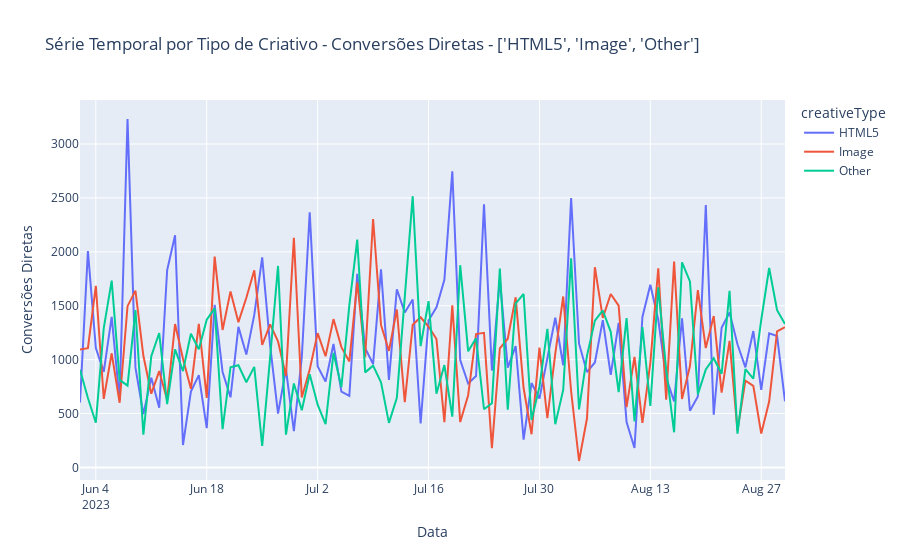

Here is the notebook cell this chart was saved with:
### Code cell
tipo = "Conversões Diretas"
criativos = df_group2["creativeType"].unique().tolist()

fig = px.line(df_group2, 
              x='date', 
              y='clickThroughConversions', 
              color='creativeType', 
              hover_name="dia_semana",
              title=f"Série Temporal por Tipo de Criativo - {tipo} - {criativos}")

fig.update_xaxes(title_text='Data')
fig.update_yaxes(title_text=tipo)

fig.show()

### Figure 1 — Plotly figure (JSON) as saved in the notebook; plotly's stock layout.template omitted (floating-point values rounded to 4 significant figures)
{"data": [{"hovertemplate": "<b>%{hovertext}</b><br><br>creativeType=HTML5<br>date=%{x}<br>clickThroughConversions=%{y}<extra></extra>", "hovertext": ["Sexta", "Sábado", "Domingo", "Segunda", "Terça", "Quarta", "Quinta", "Sexta", "Sábado", "Domingo", "Segunda", "Terça", "Quarta", "Quinta", "Sexta", "Sábado", "Domingo", "Segunda", "Terça", "Quarta", "Quinta", "Sexta", "Sábado", "Domingo", "Segunda", "Terça", "Quarta", "Quinta", "Sexta", "Sábado", "Domingo", "Segunda", "Terça", "Quarta", "Quinta", "Sexta", "Sábado", "Domingo", "Segunda", "Terça", "Quarta", "Quinta", "Sexta", "Sábado", "Domingo", "Segunda", "Terça", "Quarta", "Quinta", "Sexta", "Sábado", "Domingo", "Segunda", "Terça", "Quarta", "Quinta", "Sexta", "Sábado", "Domingo", "Segunda", "Terça", "Quarta", "Quinta", "Sexta", "Sábado", "Domingo", "Segunda", "Terça", "Quarta", "Quinta", "Sexta", "Sábado", "Domingo", "Segunda", "Terça", "Quarta", "Quinta", "Sexta", "Sábado", "Domingo", "Segunda", "Terça", "Quarta", "Quinta", "Sexta", "Sábado", "Domingo", "Segunda", "Terça", "Quarta"], "legendgroup": "HTML5", "line": {"color": "#636efa", "dash": "solid"}, "marker": {"symbol": "circle"}, "mode": "lines", "name": "HTML5", "orientation": "v", "showlegend": true, "type": "scatter", "x": ["2023-06-02T00:00:00", "2023-06-03T00:00:00", "2023-06-04T00:00:00", "2023-06-05T00:00:00", "2023-06-06T00:00:00", "2023-06-07T00:00:00", "2023-06-08T00:00:00", "2023-06-09T00:00:00", "2023-06-10T00:00:00", "2023-06-11T00:00:00", "2023-06-12T00:00:00", "2023-06-13T00:00:00", "2023-06-14T00:00:00", "2023-06-15T00:00:00", "2023-06-16T00:00:00", "2023-06-17T00:00:00", "2023-06-18T00:00:00", "2023-06-19T00:00:00", "2023-06-20T00:00:00", "2023-06-21T00:00:00", "2023-06-22T00:00:00", "2023-06-23T00:00:00", "2023-06-24T00:00:00", "2023-06-25T00:00:00", "2023-06-26T00:00:00", "2023-06-27T00:00:00", "2023-06-28T00:00:00", "2023-06-29T00:00:00", "2023-06-30T00:00:00", "2023-07-01T00:00:00", "2023-07-02T00:00:00", "2023-07-03T00:00:00", "2023-07-04T00:00:00", "2023-07-05T00:00:00", "2023-07-06T00:00:00", "2023-07-07T00:00:00", "2023-07-08T00:00:00", "2023-07-09T00:00:00", "2023-07-10T00:00:00", "2023-07-11T00:00:00", "2023-07-12T00:00:00", "2023-07-13T00:00:00", "2023-07-14T00:00:00", "2023-07-15T00:00:00", "2023-07-16T00:00:00", "2023-07-17T00:00:00", "2023-07-18T00:00:00", "2023-07-19T00:00:00", "2023-07-20T00:00:00", "2023-07-21T00:00:00", "2023-07-22T00:00:00", "2023-07-23T00:00:00", "2023-07-24T00:00:00", "2023-07-25T00:00:00", "2023-07-26T00:00:00", "2023-07-27T00:00:00", "2023-07-28T00:00:00", "2023-07-29T00:00:00", "2023-07-30T00:00:00", "2023-07-31T00:00:00", "2023-08-01T00:00:00", "2023-08-02T00:00:00", "2023-08-03T00:00:00", "2023-08-04T00:00:00", "2023-08-05T00:00:00", "2023-08-06T00:00:00", "2023-08-07T00:00:00", "2023-08-08T00:00:00", "2023-08-09T00:00:00", "2023-08-10T00:00:00", "2023-08-11T00:00:00", "2023-08-12T00:00:00", "2023-08-13T00:00:00", "2023-08-14T00:00:00", "2023-08-15T00:00:00", "2023-08-16T00:00:00", "2023-08-17T00:00:00", "2023-08-18T00:00:00", "2023-08-19T00:00:00", "2023-08-20T00:00:00", "2023-08-21T00:00:00", "2023-08-22T00:00:00", "2023-08-23T00:00:00", "2023-08-24T00:00:00", "2023-08-25T00:00:00", "2023-08-26T00:00:00", "2023-08-27T00:00:00", "2023-08-28T00:00:00", "2023-08-29T00:00:00", "2023-08-30T00:00:00"], "xaxis": "x", "y": [603, 2008, 1107, 887, 1396, 623, 3232, 926, 495, 832, 554, 1828, 2153, 208, 704, 856, 364, 1509, 886, 651, 1304, 1047, 1415, 1949, 1132, 499, 911, 337, 1022, 2367, 940, 796, 1145, 703, 664, 1796, 1106, 959, 1838, 812, 1653, 1437, 1557, 408, 1363, 1485, 1740, 2746, 997, 779, 848, 2440, 899, 1750, 926, 1125, 258, 783, 639, 1010, 1389, 948, 2498, 1148, 885, 974, 1366, 859, 1342, 422, 181, 1396, 1694, 1370, 834, 612, 1384, 526, 658, 2434, 489, 1296, 1437, 1142, 929, 1265, 720, 1245, 1220, 614], "yaxis": "y"}, {"hovertemplate": "<b>%{hovertext}</b><br><br>creativeType=Image<br>date=%{x}<br>clickThroughConversions=%{y}<extra></extra>", "hovertext": ["Sexta", "Sábado", "Domingo", "Segunda", "Terça", "Quarta", "Quinta", "Sexta", "Sábado", "Domingo", "Segunda", "Terça", "Quarta", "Quinta", "Sexta", "Sábado", "Domingo", "Segunda", "Terça", "Quarta", "Quinta", "Sexta", "Sábado", "Domingo", "Segunda", "Terça", "Quarta", "Quinta", "Sexta", "Sábado", "Domingo", "Segunda", "Terça", "Quarta", "Quinta", "Sexta", "Sábado", "Domingo", "Segunda", "Terça", "Quarta", "Quinta", "Sexta", "Sábado", "Domingo", "Segunda", "Terça", "Quarta", "Quinta", "Sexta", "Sábado", "Domingo", "Segunda", "Terça", "Quarta", "Quinta", "Sexta", "Sábado", "Domingo", "Segunda", "Terça", "Quarta", "Quinta", "Sexta", "Sábado", "Domingo", "Segunda", "Terça", "Quarta", "Quinta", "Sexta", "Sábado", "Domingo", "Segunda", "Terça", "Quarta", "Quinta", "Sexta", "Sábado", "Domingo", "Segunda", "Terça", "Quarta", "Quinta", "Sexta", "Sábado", "Domingo", "Segunda", "Terça", "Quarta"], "legendgroup": "Image", "line": {"color": "#EF553B", "dash": "solid"}, "marker": {"symbol": "circle"}, "mode": "lines", "name": "Image", "orientation": "v", "showlegend": true, "type": "scatter", "x": ["2023-06-02T00:00:00", "2023-06-03T00:00:00", "2023-06-04T00:00:00", "2023-06-05T00:00:00", "2023-06-06T00:00:00", "2023-06-07T00:00:00", "2023-06-08T00:00:00", "2023-06-09T00:00:00", "2023-06-10T00:00:00", "2023-06-11T00:00:00", "2023-06-12T00:00:00", "2023-06-13T00:00:00", "2023-06-14T00:00:00", "2023-06-15T00:00:00", "2023-06-16T00:00:00", "2023-06-17T00:00:00", "2023-06-18T00:00:00", "2023-06-19T00:00:00", "2023-06-20T00:00:00", "2023-06-21T00:00:00", "2023-06-22T00:00:00", "2023-06-23T00:00:00", "2023-06-24T00:00:00", "2023-06-25T00:00:00", "2023-06-26T00:00:00", "2023-06-27T00:00:00", "2023-06-28T00:00:00", "2023-06-29T00:00:00", "2023-06-30T00:00:00", "2023-07-01T00:00:00", "2023-07-02T00:00:00", "2023-07-03T00:00:00", "2023-07-04T00:00:00", "2023-07-05T00:00:00", "2023-07-06T00:00:00", "2023-07-07T00:00:00", "2023-07-08T00:00:00", "2023-07-09T00:00:00", "2023-07-10T00:00:00", "2023-07-11T00:00:00", "2023-07-12T00:00:00", "2023-07-13T00:00:00", "2023-07-14T00:00:00", "2023-07-15T00:00:00", "2023-07-16T00:00:00", "2023-07-17T00:00:00", "2023-07-18T00:00:00", "2023-07-19T00:00:00", "2023-07-20T00:00:00", "2023-07-21T00:00:00", "2023-07-22T00:00:00", "2023-07-23T00:00:00", "2023-07-24T00:00:00", "2023-07-25T00:00:00", "2023-07-26T00:00:00", "2023-07-27T00:00:00", "2023-07-28T00:00:00", "2023-07-29T00:00:00", "2023-07-30T00:00:00", "2023-07-31T00:00:00", "2023-08-01T00:00:00", "2023-08-02T00:00:00", "2023-08-03T00:00:00", "2023-08-04T00:00:00", "2023-08-05T00:00:00", "2023-08-06T00:00:00", "2023-08-07T00:00:00", "2023-08-08T00:00:00", "2023-08-09T00:00:00", "2023-08-10T00:00:00", "2023-08-11T00:00:00", "2023-08-12T00:00:00", "2023-08-13T00:00:00", "2023-08-14T00:00:00", "2023-08-15T00:00:00", "2023-08-16T00:00:00", "2023-08-17T00:00:00", "2023-08-18T00:00:00", "2023-08-19T00:00:00", "2023-08-20T00:00:00", "2023-08-21T00:00:00", "2023-08-22T00:00:00", "2023-08-23T00:00:00", "2023-08-24T00:00:00", "2023-08-25T00:00:00", "2023-08-26T00:00:00", "2023-08-27T00:00:00", "2023-08-28T00:00:00", "2023-08-29T00:00:00", "2023-08-30T00:00:00"], "xaxis": "x", "y": [1095, 1106, 1685, 636, 1059, 600, 1496, 1640, 1036, 684, 894, 629, 1330, 1008, 729, 1331, 645, 1955, 1275, 1633, 1348, 1574, 1829, 1136, 1327, 1169, 849, 2130, 649, 909, 1246, 1032, 1376, 1116, 983, 1716, 1022, 2305, 1322, 1081, 1465, 605, 1323, 1393, 1307, 1191, 421, 1503, 421, 670, 1237, 1249, 179, 1104, 1194, 1579, 737, 308, 1112, 458, 1057, 1586, 707, 60, 454, 1857, 1387, 1609, 1501, 559, 1026, 413, 971, 1848, 628, 1910, 636, 940, 1645, 1107, 1404, 694, 1175, 342, 805, 756, 314, 611, 1263, 1302], "yaxis": "y"}, {"hovertemplate": "<b>%{hovertext}</b><br><br>creativeType=Other<br>date=%{x}<br>clickThroughConversions=%{y}<extra></extra>", "hovertext": ["Sexta", "Sábado", "Domingo", "Segunda", "Terça", "Quarta", "Quinta", "Sexta", "Sábado", "Domingo", "Segunda", "Terça", "Quarta", "Quinta", "Sexta", "Sábado", "Domingo", "Segunda", "Terça", "Quarta", "Quinta", "Sexta", "Sábado", "Domingo", "Segunda", "Terça", "Quarta", "Quinta", "Sexta", "Sábado", "Domingo", "Segunda", "Terça", "Quarta", "Quinta", "Sexta", "Sábado", "Domingo", "Segunda", "Terça", "Quarta", "Quinta", "Sexta", "Sábado", "Domingo", "Segunda", "Terça", "Quarta", "Quinta", "Sexta", "Sábado", "Domingo", "Segunda", "Terça", "Quarta", "Quinta", "Sexta", "Sábado", "Domingo", "Segunda", "Terça", "Quarta", "Quinta", "Sexta", "Sábado", "Domingo", "Segunda", "Terça", "Quarta", "Quinta", "Sexta", "Sábado", "Domingo", "Segunda", "Terça", "Quarta", "Quinta", "Sexta", "Sábado", "Domingo", "Segunda", "Terça", "Quarta", "Quinta", "Sexta", "Sábado", "Domingo", "Segunda", "Terça", "Quarta"], "legendgroup": "Other", "line": {"color": "#00cc96", "dash": "solid"}, "marker": {"symbol": "circle"}, "mode": "lines", "name": "Other", "orientation": "v", "showlegend": true, "type": "scatter", "x": ["2023-06-02T00:00:00", "2023-06-03T00:00:00", "2023-06-04T00:00:00", "2023-06-05T00:00:00", "2023-06-06T00:00:00", "2023-06-07T00:00:00", "2023-06-08T00:00:00", "2023-06-09T00:00:00", "2023-06-10T00:00:00", "2023-06-11T00:00:00", "2023-06-12T00:00:00", "2023-06-13T00:00:00", "2023-06-14T00:00:00", "2023-06-15T00:00:00", "2023-06-16T00:00:00", "2023-06-17T00:00:00", "2023-06-18T00:00:00", "2023-06-19T00:00:00", "2023-06-20T00:00:00", "2023-06-21T00:00:00", "2023-06-22T00:00:00", "2023-06-23T00:00:00", "2023-06-24T00:00:00", "2023-06-25T00:00:00", "2023-06-26T00:00:00", "2023-06-27T00:00:00", "2023-06-28T00:00:00", "2023-06-29T00:00:00", "2023-06-30T00:00:00", "2023-07-01T00:00:00", "2023-07-02T00:00:00", "2023-07-03T00:00:00", "2023-07-04T00:00:00", "2023-07-05T00:00:00", "2023-07-06T00:00:00", "2023-07-07T00:00:00", "2023-07-08T00:00:00", "2023-07-09T00:00:00", "2023-07-10T00:00:00", "2023-07-11T00:00:00", "2023-07-12T00:00:00", "2023-07-13T00:00:00", "2023-07-14T00:00:00", "2023-07-15T00:00:00", "2023-07-16T00:00:00", "2023-07-17T00:00:00", "2023-07-18T00:00:00", "2023-07-19T00:00:00", "2023-07-20T00:00:00", "2023-07-21T00:00:00", "2023-07-22T00:00:00", "2023-07-23T00:00:00", "2023-07-24T00:00:00", "2023-07-25T00:00:00", "2023-07-26T00:00:00", "2023-07-27T00:00:00", "2023-07-28T00:00:00", "2023-07-29T00:00:00", "2023-07-30T00:00:00", "2023-07-31T00:00:00", "2023-08-01T00:00:00", "2023-08-02T00:00:00", "2023-08-03T00:00:00", "2023-08-04T00:00:00", "2023-08-05T00:00:00", "2023-08-06T00:00:00", "2023-08-07T00:00:00", "2023-08-08T00:00:00", "2023-08-09T00:00:00", "2023-08-10T00:00:00", "2023-08-11T00:00:00", "2023-08-12T00:00:00", "2023-08-13T00:00:00", "2023-08-14T00:00:00", "2023-08-15T00:00:00", "2023-08-16T00:00:00", "2023-08-17T00:00:00", "2023-08-18T00:00:00", "2023-08-19T00:00:00", "2023-08-20T00:00:00", "2023-08-21T00:00:00", "2023-08-22T00:00:00", "2023-08-23T00:00:00", "2023-08-24T00:00:00", "2023-08-25T00:00:00", "2023-08-26T00:00:00", "2023-08-27T00:00:00", "2023-08-28T00:00:00", "2023-08-29T00:00:00", "2023-08-30T00:00:00"], "xaxis": "x", "y": [905, 645, 415, 1293, 1733, 812, 759, 1460, 304, 1032, 1247, 587, 1095, 894, 1240, 1097, 1370, 1475, 356, 930, 948, 790, 933, 200, 1019, 1869, 304, 779, 531, 864, 582, 401, 1062, 746, 1504, 2114, 882, 944, 789, 414, 646, 1542, 2516, 1125, 1542, 684, 950, 471, 1876, 1077, 1198, 540, 595, 1846, 536, 1522, 1609, 441, 749, 1285, 401, 719, 1941, 538, 1035, 1362, 1456, 1258, 699, 1386, 426, 1303, 570, 1670, 909, 326, 1903, 1726, 678, 909, 1013, 869, 1639, 314, 913, 823, 1370, 1850, 1458, 1331], "yaxis": "y"}], "layout": {"legend": {"title": {"text": "creativeType"}, "tracegroupgap": 0}, "title": {"text": "Série Temporal por Tipo de Criativo - Conversões Diretas - ['HTML5', 'Image', 'Other']"}, "xaxis": {"anchor": "y", "domain": [0, 1], "title": {"text": "Data"}}, "yaxis": {"anchor": "x", "domain": [0, 1], "title": {"text": "Conversões Diretas"}}}}
